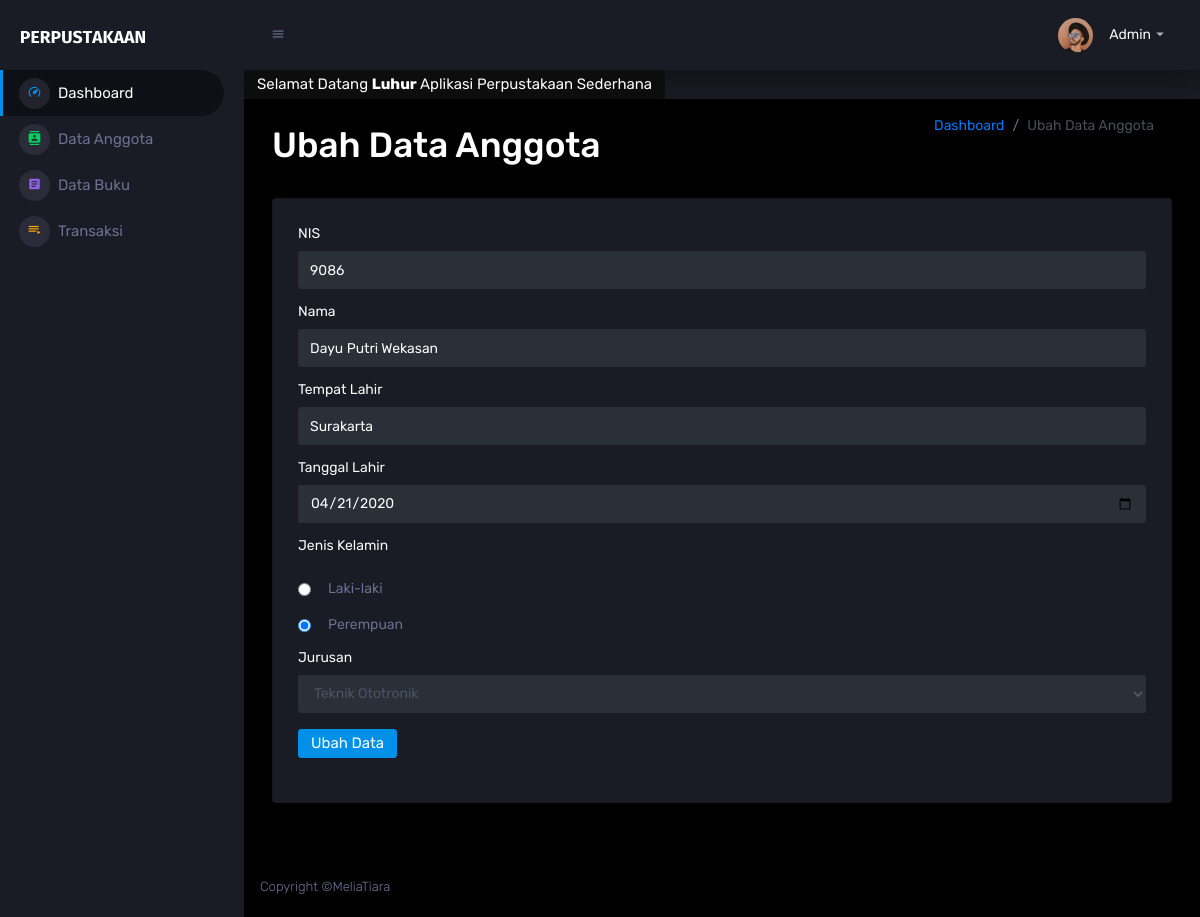
The app's page /index.php?p=anggota&aksi=ubah&id=4 (signed in) with its own data.
### tables this page shows
CREATE TABLE `anggota` (
  `id_anggota` int(11) NOT NULL,
  `nis` int(11) NOT NULL,
  `nama_anggota` varchar(50) NOT NULL,
  `tempat_lahir` varchar(100) NOT NULL,
  `tgl_lahir` date NOT NULL,
  `jk` enum('L','P') NOT NULL,
  `jurusan` varchar(75) NOT NULL
);

### page/anggota/ubah.php (the view, shortened to what this page needs)
<?php
$id_anggota = $_GET['id'];
$tampilAnggota = $conn->query("SELECT * FROM anggota WHERE id_anggota = $id_anggota") or die(mysqli_error($conn));
$pecahAnggota = $tampilAnggota->fetch_assoc();
?>
<div class="page-header">
<h1 class="mt-4"> Ubah Data Anggota </h1>
    <nav aria-label="breadcrumb">
        <ol class="breadcrumb mb-4">
            <li class="breadcrumb-item"><a href="index.php">Dashboard</a></li>
            <li class="breadcrumb-item active" aria-current="page">Ubah Data Anggota</li>
        </ol>
    </nav>
</div>
<div class="row">
    <div class="col-12 grid-margin stretch-card">
        <div class="card">
            <div class="card-body">
                <form class="forms-sample" method="POST">
                    <div class="form-group">
                        <label>NIS</label>
                        <input type="number"
                               class="form-control"
                               placeholder="Masukkan NIS"
                               name="nis"
                               value="<?= $pecahAnggota['nis']; ?>">
                    </div>
                    <div class="form-group">
                        <label>Nama</label>
                        <input type="text"
                               class="form-control"
                               placeholder="Masukkan Nama"
                               name="nama_anggota"
                               value="<?= $pecahAnggota['nama_anggota']; ?>">
                    </div>
                    <div class="form-group">
                        <label>Tempat Lahir</label>
                        <input type="text"
                               class="form-control"
                               placeholder="Masukkan Tempat Lahir"
                               name="tempat_lahir"
                               value="<?= $pecahAnggota['tempat_lahir']; ?>">
                    </div>
                    <div class="form-group">
                        <label>Tanggal Lahir</label>
                        <input type="date"
                               class="form-control"
                               placeholder="Masukkan Tanggal Lahir"
                               name="tgl_lahir"
                               value="<?= $pecahAnggota['tgl_lahir']; ?>">
                    </div>
                    <div class="form-group">
                        <label class="small mb-1">Jenis Kelamin</label>
                        <div class="form-check form-check-success">
                            <input type="radio"
                                   class="form-check-input"
                                   name="jk"
                                   value="L" <?php if($pecahAnggota['jk'] == 'L'){echo "checked";} ?> >
                            <label class="form-check-label"> Laki-laki </label>
                        </div>
                        <div class="form-check form-check-success">
                            <input type="radio"
                                   class="form-check-input"
                                   name="jk"
                                   value="P" <?php if($pecahAnggota['jk'] == 'P'){echo "checked";} ?>>
                            <label class="form-check-label"> Perempuan </label>
                        </div>
                    </div>
                    <div class="form-group">
                      <label>Jurusan</label>
                      <select name="jurusan" class="form-control">
                        <option value="Teknik Ototronik"
                                <?php if($pecahAnggota['jurusan'] == 'Teknik Ototronik'){echo "selected";} ?> >
                                Teknik Ototronik
                        </option>
                      </select>
                    </div>
                    <div class="form-group">
                        <button type="submit" class="btn btn-primary mr-2" name="ubah">Ubah Data</button>
                    </div>
                </form>
            </div>
        </div>
    </div>
</div>

### records on screen
anggota: nis "9086", nama_anggota "Dayu Putri Wekasan", tempat_lahir "Surakarta", tgl_lahir "04/21/2020", jk "☑", jurusan "Teknik Ototronik"

### other values on screen
$_SESSION['login']['nama'] "Luhur"
